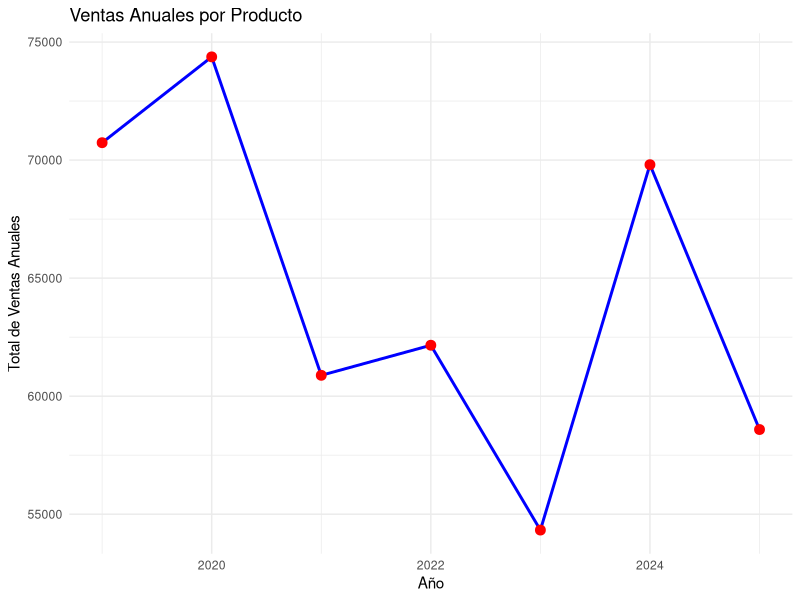

This chart was generated by the following R code:
## ---- chunk 1
#| include: false
#Carga de librerias
library(tidyverse)
library(readxl)
library(flextable)
## ---- chunk 2
#| include: false
#Carga de los datos
df <- read_excel("../ventas_grupo_2.xlsx")
#df <- read_excel("../ventas_grupo_2_teest.xlsx")
#df <- read_excel("../ventas_grupo_2_last.xlsx")
## ---- chunk 3
mes_analisis <- "Abril"
anio_analisis <- 2024 
producto_analisis <- "Producto A"
region_analisis <- 1
## ---- chunk 4
#| include: false
# Vector de mses
meses_es <- c("Enero", "Febrero", "Marzo", "Abril", "Mayo", "Junio","Julio", "Agosto", "Septiembre", "Octubre","Noviembre","Diciembre")

# Guarda fecha con formato

fecha_analisis <- as.Date(sprintf("%d-%02d-01", anio_analisis, match(mes_analisis, meses_es))) # 2025-02-01
## ---- chunk 5
#| include: false
# calcular ventas totales por mes y año
datos_totales <- df %>% group_by(Fecha) %>% 
                  summarise(Total_Ventas= sum(Ventas)) %>% 
                  mutate(Mes= month(Fecha, label=TRUE, abbr = FALSE),
                         Año= year(Fecha))
## ---- chunk 6
#| include: false
# filtro de datos hasta la fecha
datos_totales_filtrados <- datos_totales %>% filter(Fecha <=fecha_analisis)
## ---- chunk 7
#| include: false
# Preparar un cuadro acumulado de cálculo anual

# ventas_totales_por_anio
acumulado_anual <- datos_totales %>%      filter(month(Fecha)<=month(fecha_analisis)) %>% 
group_by(Año) %>% summarise(Ventas_totales= sum(Total_Ventas)) %>% arrange(Año)

# Cálculo de diferencias
acumulado_anual_diferencias <- acumulado_anual %>% mutate(Dif_abs=Ventas_totales-lag(Ventas_totales),
       Dif_por= round((Ventas_totales/lag(Ventas_totales)-1)*100,2                                        ))
## ---- chunk 8
#| include: false
# Función personalizada para agregar el símbolo de porcentaje
formato_porcentaje <- function(x) {
  paste0(round(x, 2), "%")
}
## ---- chunk 9
#| include: false
# función de elección de sinónimo
#| include: false
selecciona_sinonimo <- function(valor, posicion) {
  if (is.na(valor)) {
    return("sin datos para comparar")
  }
  if (valor > 0) {
    sinonimos <- c("crecimiento", "incremento", "aumento", "ascenso")
  } else if (valor < 0) {
    sinonimos <- c("decrecimiento", "disminución", "reducción", "descenso")
  } else {
    return("sin cambio")
  }
  
  if (missing(posicion)) {
    # Si no se proporciona "posición", se elige uno aleatoriamente.
    return(sample(sinonimos, 1))
  } else if (posicion > 0 && posicion <= length(sinonimos)) {
    return(sinonimos[posicion])
  } else {
    warning("La posición especificada no es válida. Se seleccionará un sinónimo aleatoriamente.")
    return(sample(sinonimos, 1))
  }
}
## ---- chunk 10
#| echo: false
ft <- flextable(acumulado_anual_diferencias)
ft <- autofit(ft)
ft <- colformat_num(ft, j = "Dif_por", digits = 2, suffix = "%", na_str = "-")
ft
## ---- chunk 11
#| include: false
ventas_totales_mes <- datos_totales %>% filter(Fecha==fecha_analisis)

ventas_totales_mes_anterior <- datos_totales %>% filter(Fecha== fecha_analisis %m-% months(1))

ventas_dif_mes <- rbind(ventas_totales_mes_anterior,ventas_totales_mes)

# Calculo de diferencias
ventas_dif_mes <- ventas_dif_mes %>% mutate(Dif_abs=Total_Ventas-lag(Total_Ventas),
       Dif_por= round((Total_Ventas/lag(Total_Ventas)-1)*100,2                                        ))
## ---- chunk 12
#| echo: false
ft <- flextable(ventas_dif_mes[, c("Total_Ventas", "Mes","Año","Dif_abs","Dif_por")]) 
ft <- autofit(ft) 
ft <- colformat_num(ft, j = "Dif_por", digits = 2, suffix = "%", na_str = "-")
ft 
## ---- chunk 13
#| include: false
ventas_totales_mes <- datos_totales %>% filter(Fecha==fecha_analisis)

ventas_totales_mes_anterior_interanual <- datos_totales %>% filter(Fecha== fecha_analisis %m-% years(1))

ventas_dif_mes_interanual <- rbind(ventas_totales_mes_anterior_interanual,ventas_totales_mes)

# Calculo de diferencias
ventas_dif_mes_interanual <- ventas_dif_mes_interanual %>% mutate(Dif_abs=Total_Ventas-lag(Total_Ventas),
       Dif_por= round((Total_Ventas/lag(Total_Ventas)-1)*100,2                                        ))
## ---- chunk 14
#| echo: false
ft <- flextable(ventas_dif_mes_interanual[, c("Total_Ventas", "Mes","Año","Dif_abs","Dif_por")]) 
ft <- autofit(ft) 
ft <- colformat_num(ft, j = "Dif_por", digits = 2, suffix = "%", na_str = "-")
ft 

## ---- chunk 15
#| include: false
#ventas mensuales x producto hasta fecha de analisis 

ventas_mensuales_producto <- df %>%
  filter(Producto == producto_analisis & Fecha <= fecha_analisis) %>% 
  mutate(Año = year(Fecha), Mes = month(Fecha)) %>%  #
  group_by(Producto, Año, Mes) %>% 
  summarise(Total_Ventas_Producto = sum(Ventas, na.rm = TRUE), .groups = "drop")
## ---- chunk 16
#| include: false
acumulado_anual_producto <- df %>%
  filter(Producto == producto_analisis) %>%  
  mutate(Año = year(Fecha)) %>%  
  group_by(Producto, Año) %>%  
  summarise(Total_Ventas_Producto_Anual = sum(Ventas, na.rm = TRUE), .groups = "drop")
## ---- chunk 17
ventas_totales_mes_producto <- df %>%
filter(Fecha==fecha_analisis & Producto == producto_analisis) %>%
group_by(Fecha, Producto) %>% summarise(Total_Ventas=sum(Ventas))  %>%
ungroup()

ventas_totales_mes_anterior_producto <- df %>% filter(Fecha== fecha_analisis %m-% months(1) & Producto == producto_analisis) %>%
group_by(Fecha, Producto) %>% summarise(Total_Ventas=sum(Ventas))  %>%
ungroup()

ventas_dif_mes_producto <- rbind(ventas_totales_mes_anterior_producto ,ventas_totales_mes_producto)

# Calculo de diferencias
ventas_dif_mes_producto <- ventas_dif_mes_producto %>% mutate(Dif_abs=Total_Ventas-lag(Total_Ventas),
       Dif_por= round((Total_Ventas/lag(Total_Ventas)-1)*100,2                                        ))
## ---- chunk 18
#
ventas_totales_mes_interanual_producto <- df %>% filter(Fecha==fecha_analisis & Producto == producto_analisis) %>%
group_by(Fecha, Producto) %>% summarise(Total_Ventas=sum(Ventas))  %>%
ungroup()

ventas_totales_mes_anterior_interanual_producto <- df %>% filter(Fecha== fecha_analisis %m-% years(1) & Producto == producto_analisis) %>%
group_by(Fecha, Producto) %>% summarise(Total_Ventas=sum(Ventas))  %>%
ungroup()

ventas_dif_mes_interanual_producto <- rbind(ventas_totales_mes_interanual_producto,ventas_totales_mes_anterior_interanual_producto)

ventas_dif_mes_interanual_producto <- ventas_dif_mes_interanual_producto %>%
  arrange(Fecha)

# Calculo de diferencias
ventas_dif_mes_interanual_producto <- ventas_dif_mes_interanual_producto %>% mutate(Dif_abs=Total_Ventas-lag(Total_Ventas),
       Dif_por= round((Total_Ventas/lag(Total_Ventas)-1)*100,2                                        ))
#
## ---- chunk 19
#| include: false
acumulado_anual_region <- df %>%
  filter(Region == region_analisis) %>%  
  mutate(Año = year(Fecha)) %>%  
  group_by(Region, Año) %>%  
  summarise(Total_Ventas_Region_Anual = sum(Ventas, na.rm = TRUE), .groups = "drop")
## ---- chunk 20
ventas_totales_mes_region <- df %>% filter(Fecha==fecha_analisis & Region == region_analisis) %>%
group_by(Fecha, Region) %>% summarise(Total_Ventas=sum(Ventas))  %>%
ungroup()

ventas_totales_mes_anterior_region <- df %>% filter(Fecha== fecha_analisis %m-% months(1) & Region == region_analisis) %>%
group_by(Fecha, Region) %>% summarise(Total_Ventas=sum(Ventas))  %>%
ungroup()

ventas_dif_mes_region <- rbind(ventas_totales_mes_anterior_region,ventas_totales_mes_region)

ventas_dif_mes_region <- ventas_dif_mes_region %>% mutate(
    Dif_abs = Total_Ventas - lag(Total_Ventas),
    Dif_por = round((Total_Ventas / lag(Total_Ventas) - 1) * 100, 2))
## ---- chunk 21
ventas_totales_mes_interanual_region <- df %>% filter(Fecha==fecha_analisis & Region == region_analisis) %>%
group_by(Fecha, Region) %>% summarise(Total_Ventas=sum(Ventas))  %>%
ungroup()

ventas_totales_mes_anterior_interanual_region <- df %>% filter(Fecha== fecha_analisis %m-% years(1) & Region == region_analisis) %>%
group_by(Fecha, Region) %>% summarise(Total_Ventas=sum(Ventas))  %>%
ungroup()

ventas_dif_mes_interanual_region <- rbind(ventas_totales_mes_interanual_region,ventas_totales_mes_anterior_interanual_region)

ventas_dif_mes_interanual_region <- ventas_dif_mes_interanual_region %>%
  arrange(Fecha)

# Calculo de diferencias
ventas_dif_mes_interanual_region <- ventas_dif_mes_interanual_region %>% mutate(Dif_abs=Total_Ventas-lag(Total_Ventas),
       Dif_por= round((Total_Ventas/lag(Total_Ventas)-1)*100,2                                        ))
## ---- chunk 22
#| echo: false
ft <- flextable(acumulado_anual_producto)
ft <- autofit(ft)
ft
## ---- chunk 23
#| include: false
### function para calcular crecimiento de ventas
#del producto respecto al año anterior
#| include: false
compare_ventas <- function(df, input_year) {
  # sort por año
  df_sorted <- df %>%
    arrange(Año)
  
  # encontrar fila 
  row_index <- which(df_sorted$Año == input_year)
  
  # verificas si existe
  if(length(row_index) == 0) {
    return("Año no encontrado en el dataset")
  }
  
  # Comparar con la anteior 
  if(row_index > 1) {
    current_ventas <- df_sorted$Total_Ventas_Producto_Anual[row_index]
    previous_ventas <- df_sorted$Total_Ventas_Producto_Anual[row_index - 1]
    
    # Vector for growth/decrease
    result_vector <- c("crecimiento", "decrecimiento", "datos insuficientes con respecto al año anterior para confirmar crecimiento o decrecimiento")
    
    # devoler "Crecimiento" si es mayor, "Decrecimiento" si es menor
    if(current_ventas > previous_ventas) {
      return(result_vector[1])  # "Crecimiento"
    } else {
      return(result_vector[2])  # "Decrecimiento"
    }
  } else {
    return("No previous year to compare")
  }
}

## ---- chunk 24
#| echo: false
#| message: false
#| warning: false
ggplot(acumulado_anual_producto, aes(x = Año, y = Total_Ventas_Producto_Anual, group = Producto)) +
  geom_line(color = "blue", size = 1) +  # Line color and size
  geom_point(color = "red", size = 3) +  # Points on the line
  labs(title = "Ventas Anuales por Producto",
       x = "Año",
       y = "Total de Ventas Anuales") +
  theme_minimal()
